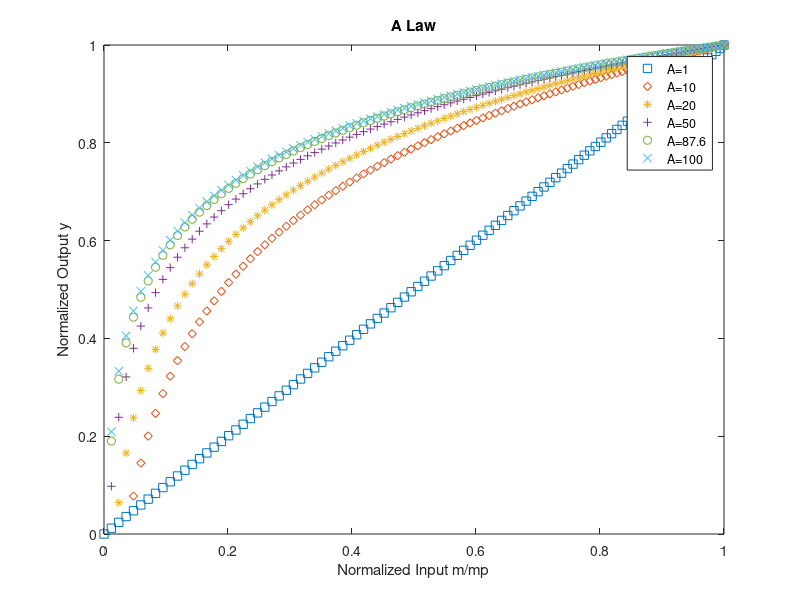

Source code (MATLAB):
%A Law
close all;
clear all;
t = 0:0.01:1;
m = 2*sin(t);
mp = max(m);
x1 = m/mp;
x = abs(x1);
y = zeros(6,101); % Matrix to store all the values
k=1;
for a = [1 10 20 50 87.6 100]
    if le(x,(1/a))
        y(k,:) = ((a/(1+log(a)).*x1));
    else
        y(k,:) = ((sign(m)./(1+log(a))).*(1+log(a.*x)));
    end
    k=k+1;
end

sym = ['s','d','*','+','o','x','v'];
for j=1:6
    plot(x1, y(j,:), sym(j))
    hold on
end

axis([0 1 0 1]);
legend('A=1','A=10','A=20','A=50','A=87.6','A=100');
xlabel("Normalized Input m/mp")
ylabel("Normalized Output y")
title('A Law')
